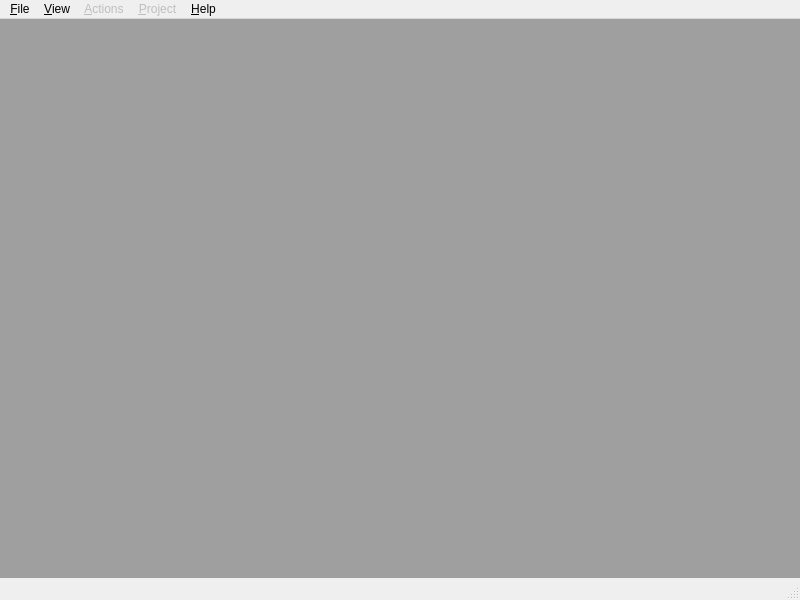
<?xml version="1.0" encoding="UTF-8"?>
<ui version="4.0">
 <class>MainWindow</class>
 <widget class="QMainWindow" name="MainWindow">
  <property name="geometry">
   <rect>
    <x>0</x>
    <y>0</y>
    <width>800</width>
    <height>600</height>
   </rect>
  </property>
  <property name="windowTitle">
   <string>MainWindow</string>
  </property>
  <widget class="QWidget" name="centralwidget">
   <layout class="QGridLayout" name="gridLayout">
    <property name="margin">
     <number>0</number>
    </property>
    <property name="spacing">
     <number>0</number>
    </property>
    <item row="0" column="0">
     <widget class="QMdiArea" name="mdiArea"/>
    </item>
   </layout>
  </widget>
  <widget class="QMenuBar" name="menubar">
   <property name="geometry">
    <rect>
     <x>0</x>
     <y>0</y>
     <width>800</width>
     <height>21</height>
    </rect>
   </property>
   <widget class="QMenu" name="fileMenu">
    <property name="title">
     <string>&amp;File</string>
    </property>
    <addaction name="ActionFileNew"/>
    <addaction name="ActionFileOpen"/>
    <addaction name="ActionFileSave"/>
    <addaction name="separator"/>
    <addaction name="ActionFileClose"/>
    <addaction name="separator"/>
    <addaction name="ActionFileExit"/>
   </widget>
   <widget class="QMenu" name="helpMenu">
    <property name="title">
     <string>&amp;Help</string>
    </property>
   </widget>
   <widget class="QMenu" name="projectMenu">
    <property name="enabled">
     <bool>false</bool>
    </property>
    <property name="title">
     <string>&amp;Project</string>
    </property>
    <widget class="QMenu" name="menuModules">
     <property name="title">
      <string>Modules</string>
     </property>
     <addaction name="ActionProjectFontManager"/>
    </widget>
    <addaction name="menuModules"/>
   </widget>
   <widget class="QMenu" name="viewMenu">
    <property name="title">
     <string>&amp;View</string>
    </property>
    <addaction name="ActionViewResourceLibrary"/>
   </widget>
   <widget class="QMenu" name="actionsMenu">
    <property name="enabled">
     <bool>false</bool>
    </property>
    <property name="title">
     <string>&amp;Actions</string>
    </property>
   </widget>
   <addaction name="fileMenu"/>
   <addaction name="viewMenu"/>
   <addaction name="actionsMenu"/>
   <addaction name="projectMenu"/>
   <addaction name="helpMenu"/>
  </widget>
  <widget class="QStatusBar" name="statusbar"/>
  <action name="ActionFileExit">
   <property name="text">
    <string>E&amp;xit</string>
   </property>
   <property name="shortcut">
    <string>Ctrl+Q</string>
   </property>
  </action>
  <action name="ActionFileNew">
   <property name="text">
    <string>&amp;New...</string>
   </property>
   <property name="shortcut">
    <string>Ctrl+N</string>
   </property>
  </action>
  <action name="ActionFileClose">
   <property name="enabled">
    <bool>false</bool>
   </property>
   <property name="text">
    <string>&amp;Close</string>
   </property>
  </action>
  <action name="ActionFileOpen">
   <property name="text">
    <string>&amp;Open...</string>
   </property>
   <property name="shortcut">
    <string>Ctrl+O</string>
   </property>
  </action>
  <action name="ActionFileSave">
   <property name="enabled">
    <bool>false</bool>
   </property>
   <property name="text">
    <string>&amp;Save</string>
   </property>
   <property name="shortcut">
    <string>Ctrl+S</string>
   </property>
  </action>
  <action name="ActionViewResourceLibrary">
   <property name="checkable">
    <bool>true</bool>
   </property>
   <property name="text">
    <string>&amp;Resource library</string>
   </property>
   <property name="shortcut">
    <string>Ctrl+Shift+R</string>
   </property>
  </action>
  <action name="ActionProjectFontManager">
   <property name="enabled">
    <bool>true</bool>
   </property>
   <property name="text">
    <string>Font Manager</string>
   </property>
  </action>
 </widget>
 <resources/>
 <connections/>
</ui>
